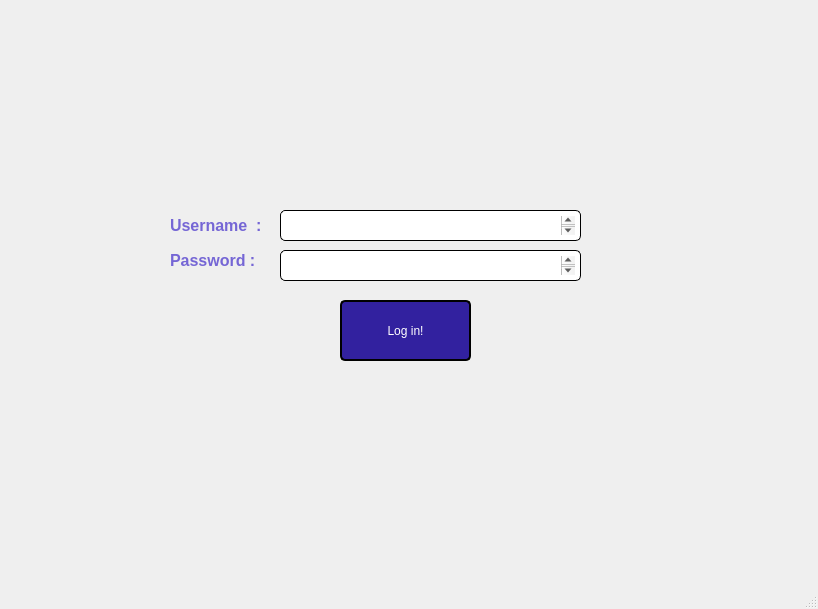
<?xml version="1.0" encoding="UTF-8"?>
<ui version="4.0">
 <class>MainWindow</class>
 <widget class="QMainWindow" name="MainWindow">
  <property name="geometry">
   <rect>
    <x>0</x>
    <y>0</y>
    <width>818</width>
    <height>609</height>
   </rect>
  </property>
  <property name="windowTitle">
   <string>MainWindow</string>
  </property>
  <property name="styleSheet">
   <string notr="true">QPushButton {
    background-color: #32219F;
	font: 900 16pt &quot;Segoe UI Black&quot;;
    color: white;
    border: 2px solid black;
    border-radius: 5px;
    padding: 5px;
}

QPushButton:hover {
    background-color: lightblue;
}

</string>
  </property>
  <widget class="QWidget" name="centralwidget">
   <widget class="QPushButton" name="PB_Login">
    <property name="geometry">
     <rect>
      <x>340</x>
      <y>300</y>
      <width>131</width>
      <height>61</height>
     </rect>
    </property>
    <property name="styleSheet">
     <string notr="true">QPushButton {
    background-color: #32219F;
    color: white;
    border: 2px solid black;
    border-radius: 5px;
    padding: 5px;
}

QPushButton:hover {
    background-color: lightblue;
}
QPushButton:pressed {
    background-color: navy;
    color: lightblue;
}</string>
    </property>
    <property name="text">
     <string>Log in!</string>
    </property>
   </widget>
   <widget class="QLabel" name="Username">
    <property name="geometry">
     <rect>
      <x>170</x>
      <y>210</y>
      <width>101</width>
      <height>31</height>
     </rect>
    </property>
    <property name="styleSheet">
     <string notr="true">QLabel {
    color: #7566D5;
    font-size: 16px;
    font-weight: bold;
    font-family: Arial, sans-serif; /* Example font family */
	 qproperty-alignment: AlignCenter;
}
</string>
    </property>
    <property name="text">
     <string>Username  :</string>
    </property>
   </widget>
   <widget class="QLabel" name="label_2">
    <property name="geometry">
     <rect>
      <x>170</x>
      <y>240</y>
      <width>111</width>
      <height>41</height>
     </rect>
    </property>
    <property name="styleSheet">
     <string notr="true">QLabel {
    color: #7566D5;
    font-size: 16px;
    font-weight: bold;
    font-family: Arial, sans-serif; /* Example font family */
	 qproperty-alignment: AlignCenter;
}
</string>
    </property>
    <property name="text">
     <string>Password :</string>
    </property>
   </widget>
   <widget class="QTextEdit" name="username">
    <property name="geometry">
     <rect>
      <x>280</x>
      <y>210</y>
      <width>301</width>
      <height>31</height>
     </rect>
    </property>
    <property name="styleSheet">
     <string notr="true">QTextEdit {
    color: blue; /* Text color */
    font: 14pt Arial; /* Font family, size */
    font-weight: bold; /* Font weight */
    background-color: white; /* Background color of the text box */
    border: 1px solid black; /* Border around the text box */
    border-radius: 5px; /* Rounded corners */
    padding: 5px; /* Padding inside the text box */
}
</string>
    </property>
   </widget>
   <widget class="QTextEdit" name="password">
    <property name="geometry">
     <rect>
      <x>280</x>
      <y>250</y>
      <width>301</width>
      <height>31</height>
     </rect>
    </property>
    <property name="styleSheet">
     <string notr="true">QTextEdit {
    color: blue; /* Text color */
    font: 14pt Arial; /* Font family, size */
    font-weight: bold; /* Font weight */
    background-color: white; /* Background color of the text box */
    border: 1px solid black; /* Border around the text box */
    border-radius: 5px; /* Rounded corners */
    padding: 5px; /* Padding inside the text box */
}
</string>
    </property>
   </widget>
  </widget>
  <widget class="QMenuBar" name="menubar">
   <property name="geometry">
    <rect>
     <x>0</x>
     <y>0</y>
     <width>818</width>
     <height>26</height>
    </rect>
   </property>
  </widget>
  <widget class="QStatusBar" name="statusbar"/>
 </widget>
 <resources/>
 <connections/>
</ui>
